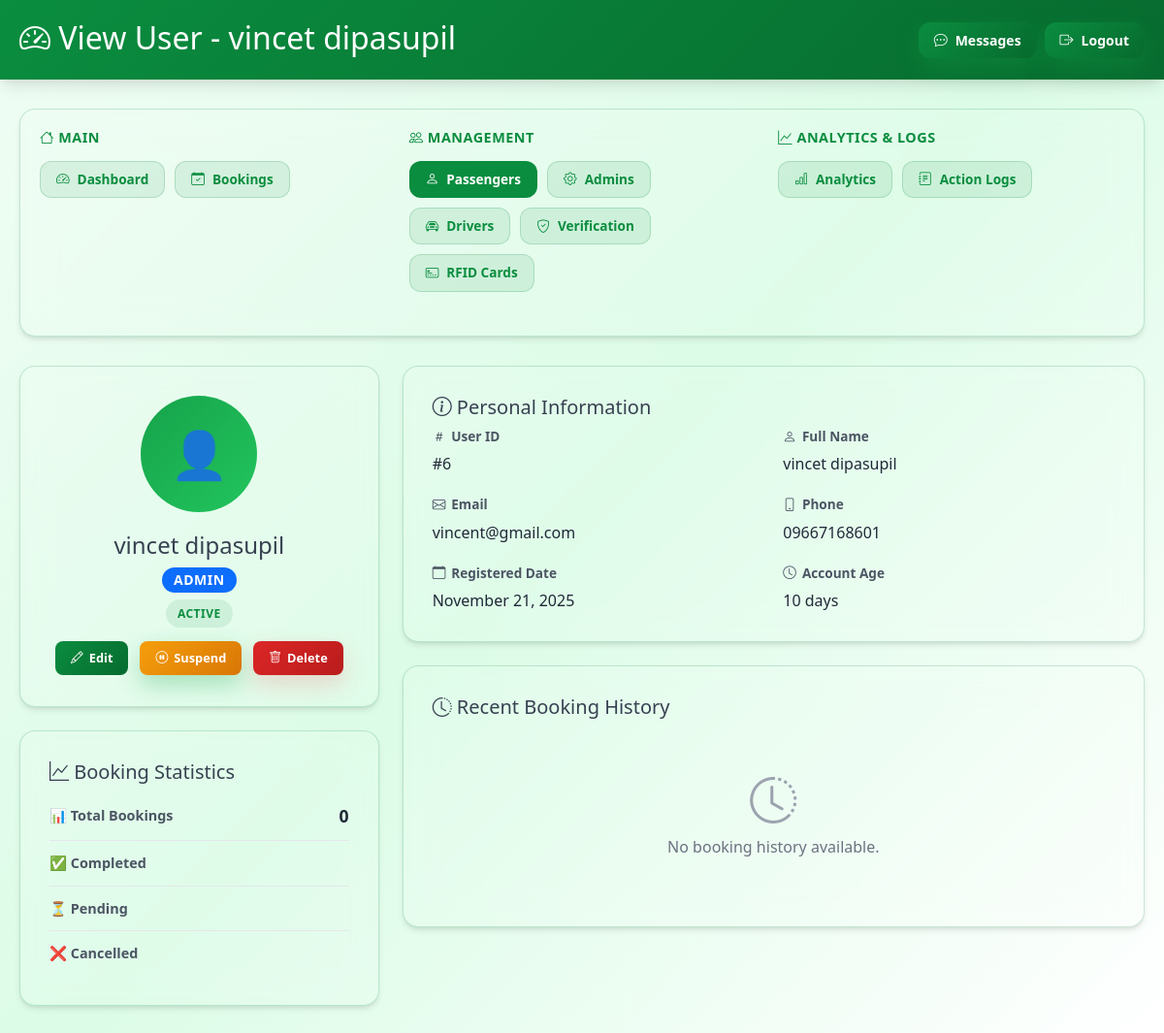
Page /pages/admin/user-details.php?id=6 (signed in) on the committed database.
### tables this page shows
CREATE TABLE `users` (
  `user_id` int(11) NOT NULL,
  `user_type` enum('passenger','driver','admin') NOT NULL,
  `name` varchar(100) NOT NULL,
  `email` varchar(100) NOT NULL,
  `phone` varchar(20) NOT NULL,
  `password` varchar(255) NOT NULL,
  `is_verified` tinyint(1) DEFAULT 0,
  `is_active` tinyint(1) DEFAULT 1,
  `created_at` timestamp NOT NULL DEFAULT current_timestamp(),
  `status` enum('active','inactive','suspended') DEFAULT 'active'
);

### pages/admin/user-details.php (the view, shortened to what this page needs)
<?php
require_once 'layout-header.php';
$userId = intval($_GET['id']);
$db = new Database();
$conn = $db->getConnection();
$stmt = $conn->prepare("SELECT * FROM users WHERE user_id = ?");
$stmt->bind_param("i", $userId);
$stmt->execute();
$result = $stmt->get_result();
$user = $result->fetch_assoc();
$bookingsQuery = "SELECT * FROM tricycle_bookings WHERE ";
if ($user['user_type'] === 'passenger') {
    $bookingsQuery .= "user_id = ?";
} else {
    $bookingsQuery .= "driver_id = ?";
}
$bookingsQuery .= " ORDER BY booking_time DESC LIMIT 10";
$stmt = $conn->prepare($bookingsQuery);
$stmt->bind_param("i", $userId);
$stmt->execute();
$result = $stmt->get_result();
$bookings = $result->fetch_all(MYSQLI_ASSOC);
$statsQuery = "SELECT
    COUNT(*) as total_bookings,
    SUM(CASE WHEN status = 'completed' THEN 1 ELSE 0 END) as completed_bookings,
    SUM(CASE WHEN status = 'pending' THEN 1 ELSE 0 END) as pending_bookings,
    SUM(CASE WHEN status = 'cancelled' THEN 1 ELSE 0 END) as cancelled_bookings
FROM tricycle_bookings WHERE ";
if ($user['user_type'] === 'passenger') {
    $statsQuery .= "user_id = ?";
} else {
    $statsQuery .= "driver_id = ?";
}
$stmt = $conn->prepare($statsQuery);
$stmt->bind_param("i", $userId);
$stmt->execute();
$result = $stmt->get_result();
$stats = $result->fetch_assoc();
?>
<link rel="stylesheet" href="../../public/css/user-details.css">
<div class="row">
  <div class="col-lg-4">
    <div class="content-card mb-4">
      <div class="text-center">
        <div style="width: 120px; height: 120px; margin: 0 auto 20px; background: linear-gradient(135deg, #16a34a, #22c55e); border-radius: 50%; display: flex; align-items: center; justify-content: center; font-size: 48px;">
          <?php if ($user['user_type'] === 'driver'): ?>
            🚗
          <?php else: ?>
            👤
          <?php endif; ?>
        </div>
        <h4><?= htmlspecialchars($user['name']) ?></h4>
        <p class="text-muted mb-2">
          <span class="badge bg-<?= $user['user_type'] === 'driver' ? 'success' : 'primary' ?>" style="font-size: 14px;">
            <?= ucfirst($user['user_type']) ?>
          </span>
        </p>
        <p class="text-muted mb-3">
          <span class="status-badge status-<?= $user['status'] ?>">
            <?= ucfirst($user['status']) ?>
          </span>
        </p>
        <div class="d-flex flex-wrap gap-2 justify-content-center">
          <a href="user-edit.php?id=<?= $user['user_id'] ?>" class="action-btn">
            <i class="bi bi-pencil"></i> Edit
          </a>
          <?php if ($user['status'] === 'active'): ?>
            <form method="POST" action="user-suspend-handler.php?id=<?= $user['user_id'] ?>" style="display: inline;">
              <button type="submit" class="action-btn btn-warning" onclick="return confirm('Suspend this user?')">
                <i class="bi bi-pause-circle"></i> Suspend
              </button>
            </form>
          <?php endif; ?>
          <a href="user-delete-handler.php?id=<?= $user['user_id'] ?>" class="action-btn btn-danger" onclick="return confirm('Are you sure you want to delete this user? This action cannot be undone!')">
            <i class="bi bi-trash"></i> Delete
          </a>
        </div>
      </div>
    </div>
    <div class="content-card">
      <h5><i class="bi bi-graph-up"></i> Booking Statistics</h5>
      <div class="stat-row">
        <span class="stat-label">📊 Total Bookings</span>
        <span class="stat-value"><?= $stats['total_bookings'] ?></span>
      </div>
      <div class="stat-row">
        <span class="stat-label">✅ Completed</span>
      </div>
      <div class="stat-row">
        <span class="stat-label">⏳ Pending</span>
      </div>
      <div class="stat-row">
        <span class="stat-label">❌ Cancelled</span>
      </div>
    </div>
  </div>
  <div class="col-lg-8">
    <div class="content-card mb-4">
      <h5><i class="bi bi-info-circle"></i> Personal Information</h5>
      <div class="info-grid">
        <div class="info-item">
          <span class="info-label"><i class="bi bi-hash"></i> User ID</span>
          <span class="info-value">#<?= $user['user_id'] ?></span>
        </div>
        <div class="info-item">
          <span class="info-label"><i class="bi bi-person"></i> Full Name</span>
          <span class="info-value"><?= htmlspecialchars($user['name']) ?></span>
        </div>
        <div class="info-item">
          <span class="info-label"><i class="bi bi-envelope"></i> Email</span>
          <span class="info-value"><?= htmlspecialchars($user['email']) ?></span>
        </div>
        <div class="info-item">
          <span class="info-label"><i class="bi bi-phone"></i> Phone</span>
          <span class="info-value"><?= htmlspecialchars($user['phone']) ?></span>
        </div>
        <div class="info-item">
          <span class="info-label"><i class="bi bi-calendar"></i> Registered Date</span>
          <span class="info-value"><?= date('F d, Y', strtotime($user['created_at'])) ?></span>
        </div>
        <div class="info-item">
          <span class="info-label"><i class="bi bi-clock"></i> Account Age</span>
          <span class="info-value">
            <?php
            $accountAge = floor((time() - strtotime($user['created_at'])) / 86400);
            echo $accountAge . ' day' . ($accountAge != 1 ? 's' : '');
            ?>
          </span>
        </div>
      </div>
    </div>
    <div class="content-card">
      <h5><i class="bi bi-clock-history"></i> Recent Booking History</h5>
      <?php if (count($bookings) > 0): ?>
        <div class="table-responsive">
          <table class="table">
            <thead>
              <tr>
                <th>Booking ID</th>
                <th>From</th>
                <th>To</th>
                <th>Date</th>
                <th>Status</th>
              </tr>
            </thead>
            <tbody>
              <?php foreach ($bookings as $booking): ?>
                <tr>
                  <td><strong>#<?= $booking['id'] ?></strong></td>
                  <td><?= htmlspecialchars($booking['location']) ?></td>
                  <td><?= htmlspecialchars($booking['destination']) ?></td>
                  <td><?= date('M d, Y H:i', strtotime($booking['booking_time'])) ?></td>
                  <td>
                    <span class="status-badge status-<?= strtolower($booking['status']) ?>">
                      <?= ucfirst($booking['status']) ?>
                    </span>
                  </td>
                </tr>
              <?php endforeach; ?>
            </tbody>
          </table>
        </div>
        <div class="text-center mt-3">
          <a href="bookings-list.php?user_id=<?= $user['user_id'] ?>" class="btn btn-custom">
            <i class="bi bi-list"></i> View All Bookings
          </a>
        </div>
      <?php else: ?>
        <div class="empty-state">
          <i class="bi bi-clock-history"></i>
          <p>No booking history available.</p>
        </div>
      <?php endif; ?>
    </div>
  </div>
</div>

### public/css/style.css (style rules this page uses)
:root { --color-primary: #16a34a; --color-primary-dark: #15803d; --color-primary-light: #4ade80; --color-secondary: #22c55e; --color-accent: #16a34a; --color-success: #16a34a; --color-danger: #dc2626; --color-warning: #ca8a04; --color-info: #16a34a; --color-dark: #1f2937; --color-light: #ffffff; --color-gray-50: #f9fafb; --color-gray-100: #f3f4f6; --color-gray-200: #e5e7eb; --color-gray-300: #d1d5db; --color-gray-400: #9ca3af; --color-gray-500: #6b7280; --color-gray-600: #4b5563; --color-gray-700: #374151; --color-gray-800: #1f2937; --color-gray-900: #111827; --glass-bg: rgba(255, 255, 255, 0.95); --glass-bg-subtle: rgba(255, 255, 255, 0.85); --glass-border: rgba(22, 163, 74, 0.2); --glass-dark-bg: rgba(30, 41, 59, 0.9); --glass-dark-border: rgba(255, 255, 255, 0.1); --blur-sm: blur(8px); --blur-md: blur(12px); --blur-lg: blur(20px); --blur-xl: blur(30px); --radius-sm: 8px; --radius-md: 12px; --radius-lg: 16px; --radius-xl: 20px; --radius-2xl: 24px; --radius-full: 9999px; --shadow-sm: 0 2px 8px rgba(0, 0, 0, 0.08); --shadow-md: 0 4px 16px rgba(0, 0, 0, 0.12); --shadow-lg: 0 8px 24px rgba(0, 0, 0, 0.15); --shadow-xl: 0 12px 32px rgba(0, 0, 0, 0.2); --shadow-2xl: 0 20px 48px rgba(0, 0, 0, 0.25); --shadow-green: 0 10px 25px rgba(22, 163, 74, 0.3); --transition-fast: 150ms cubic-bezier(0.4, 0, 0.2, 1); --transition-base: 300ms cubic-bezier(0.4, 0, 0.2, 1); --transition-slow: 500ms cubic-bezier(0.4, 0, 0.2, 1); --gradient-green: linear-gradient(135deg, #16a34a 0%, #15803d 100%); --gradient-green-light: linear-gradient(135deg, #4ade80 0%, #22c55e 100%); --gradient-dark: linear-gradient(135deg, #1f2937 0%, #111827 100%); }
*, *::before, *::after { margin: 0; padding: 0; box-sizing: border-box; }
html { scroll-behavior: smooth; }
body { font-family: -apple-system, BlinkMacSystemFont, "Segoe UI", "Roboto", "Oxygen", "Ubuntu", "Cantarell", "Fira Sans", "Droid Sans", "Helvetica Neue", sans-serif; font-size: 16px; line-height: 1.5; color: var(--color-gray-700); background: #ffffff; min-height: 100vh; position: relative; }
body::before { content: ""; position: fixed; top: 0; left: 0; right: 0; bottom: 0; background: none; pointer-events: none; z-index: 0; }
a { color: var(--color-primary); text-decoration: none; transition: color var(--transition-base); }
.btn, button { padding: 12px 24px; border: none; border-radius: var(--radius-lg); font-size: 1rem; font-weight: 600; cursor: pointer; transition: all var(--transition-base); display: inline-flex; align-items: center; justify-content: center; gap: 8px; white-space: nowrap; text-decoration: none; }
.btn-primary, .btn-success, button[type="submit"], .btn { background: var(--gradient-green); color: white; box-shadow: var(--shadow-green); }
.btn-danger { background: linear-gradient(135deg, #ef4444 0%, #dc2626 100%); color: white; box-shadow: 0 10px 25px rgba(239, 68, 68, 0.2); }
.btn-warning { background: linear-gradient(135deg, #f59e0b 0%, #d97706 100%); color: white; box-shadow: 0 10px 25px rgba(245, 158, 11, 0.2); }
.badge { display: inline-flex; align-items: center; gap: 6px; padding: 6px 12px; border-radius: var(--radius-full); font-size: 0.8rem; font-weight: 600; text-transform: uppercase; letter-spacing: 0.5px; }
.text-center { text-align: center; }
.text-muted { color: var(--color-gray-500); }
.mb-2 { margin-bottom: 8px; }
.mb-4 { margin-bottom: 16px; }
.empty-state { text-align: center; padding: 64px 24px; }
.empty-state p { color: var(--color-gray-500); margin: 0; }

### public/css/user-details.css (style rules this page uses)
.info-grid { display: grid; grid-template-columns: repeat(auto-fit, minmax(250px, 1fr)); gap: 20px; }
.info-item { display: flex; flex-direction: column; gap: 6px; }
.info-label { font-weight: 600; color: var(--color-gray-600); font-size: 0.85rem; display: flex; align-items: center; gap: 6px; }
.info-value { color: #1f2937; font-weight: 500; font-size: 1rem; }
.stat-row { padding: 12px 0; border-bottom: 1px solid #e5e7eb; display: flex; justify-content: space-between; align-items: center; }
.stat-row:last-child { border-bottom: none; }
.stat-label { font-weight: 600; color: var(--color-gray-600); font-size: 0.9rem; }
.stat-value { color: #1f2937; font-weight: 700; font-size: 1.1rem; }

### rows in the picture
users: name "vincet dipasupil", user_type "ADMIN", status "ACTIVE", user_id "6", email "vincent@gmail.com", phone "09667168601", created_at "November 21, 2025", created_at "10"

### other values in the picture
$pageTitle "View User - vincet dipasupil"
$stats['total_bookings'] "0"
